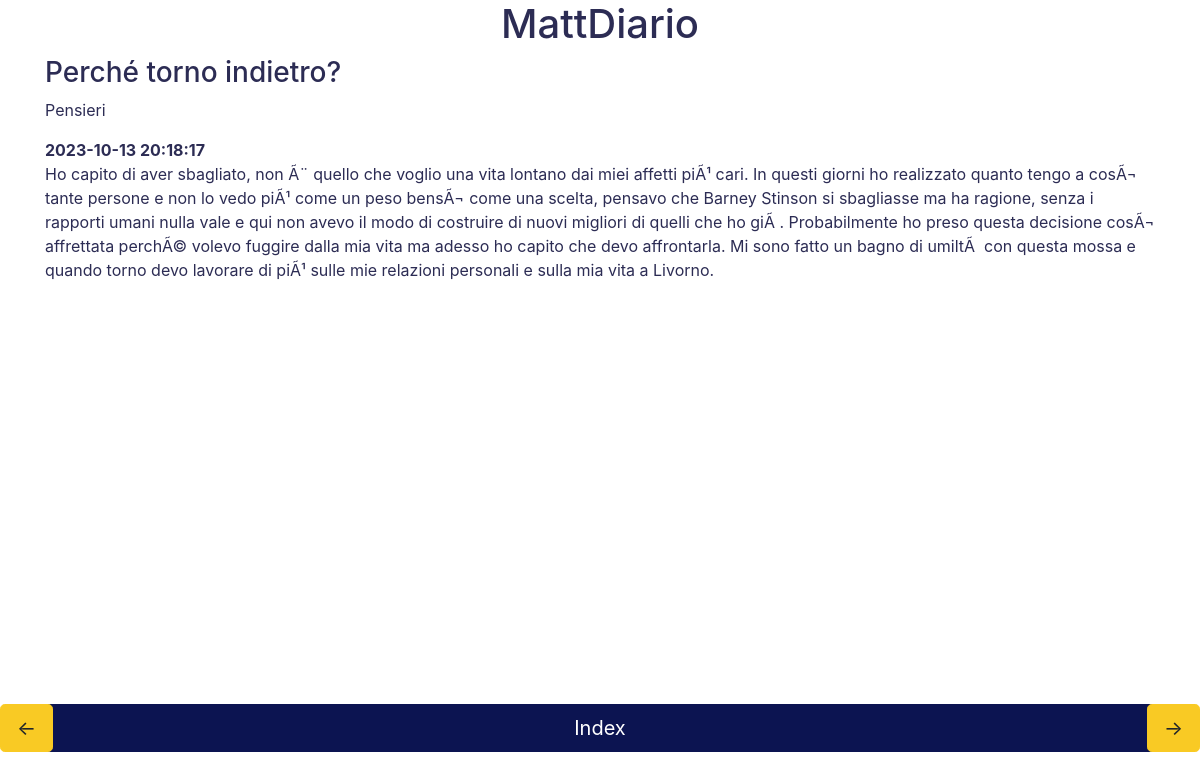
Page /pagina/category=Pensieri on the committed database.
### main.py (models this page shows)
class DiaryEntry(db.Model):
    id = db.Column(db.Integer, primary_key=True)
    title = db.Column(db.String(255))
    date = db.Column(db.String(255))
    category = db.Column(db.String(255))
    content = db.Column(db.Text)

### main.py (the view)
@app.route('/pagina/<quale>')
def pagina(quale):
    if quale == "ultima":
        diary_entries = DiaryEntry.query.all()
    else:
        tipo, val = quale.split("=")
        if tipo == "category":
            diary_entries = DiaryEntry.query.filter_by(category=val).all()
        elif tipo == "year_month":
            diary_entries = DiaryEntry.query.filter(DiaryEntry.date.like(f"{val}%")).all()
    return render_template('pagina.html',
                           diary_pages=get_diary_pages_json(diary_entries))

### main.py (called while the page is built)
def get_diary_pages_json(diary_entries):
    diary_pages = []
    for entry in diary_entries:
        diary_pages.append({
            'title': entry.title,
            'category': entry.category,
            'date': entry.date,
            'content': entry.content
        })
    return diary_pages

### templates/pagina.html (shortened to what this page needs)
<link href="{{ url_for('static', filename='bootstrap.css') }}" rel="stylesheet">
<div class="container">
    <h1 class="text-center">MattDiario</h1>
    {% set current_index = diary_pages|length - 1 %}
    <h3>{{ diary_pages[current_index].title }}</h3>
    <p id="category">{{ diary_pages[current_index].category }}</p>
    <strong id="date">{{ diary_pages[current_index].date }}</strong>
    <p id="content">{{ diary_pages[current_index].content }}</p>
    <div class=" container fixed-bottom mb-5">
        <div class="fixed-bottom mb-5 d-flex justify-content-between">
            <button type="button" class="btn btn-secondary btn-lg" onclick="changeIndex(1)">&#8592;</button>
            <button type="button" class="btn btn-secondary btn-lg" onclick="changeIndex(-1)">&#8594;</button>
        </div>
        <a href="/">
            <button type="button" class="btn btn-primary btn-lg btn-block mt-2" onclick="window.location.href = '/'">Index</button>
        </a>
    </div>
</div>

### rows in the picture
DiaryEntry: title "Perché torno indietro?", category "Pensieri", date "2023-10-13 20:18:17", content "Ho capito di aver sbagliato, non Ã¨ quello che voglio una vita lontano dai miei affetti piÃ¹ cari. In questi giorni ho realizzato quanto tengo a cosÃ¬ tante persone e non lo vedo piÃ¹ come un peso bensÃ¬ come una scelta, pensavo che Barney Stinson si sbagliasse ma ha ragione, senza i rapporti umani nulla vale e qui non avevo il modo di costruire di nuovi migliori di quelli che ho giÃ . Probabilmente ho preso questa decisione cosÃ¬ affrettata perchÃ© volevo fuggire dalla mia vita ma adesso ho capito che devo affrontarla. Mi sono fatto un bagno di umiltÃ con questa mossa e quando torno devo lavorare di piÃ¹ sulle mie relazioni personali e sulla mia vita a Livorno."
